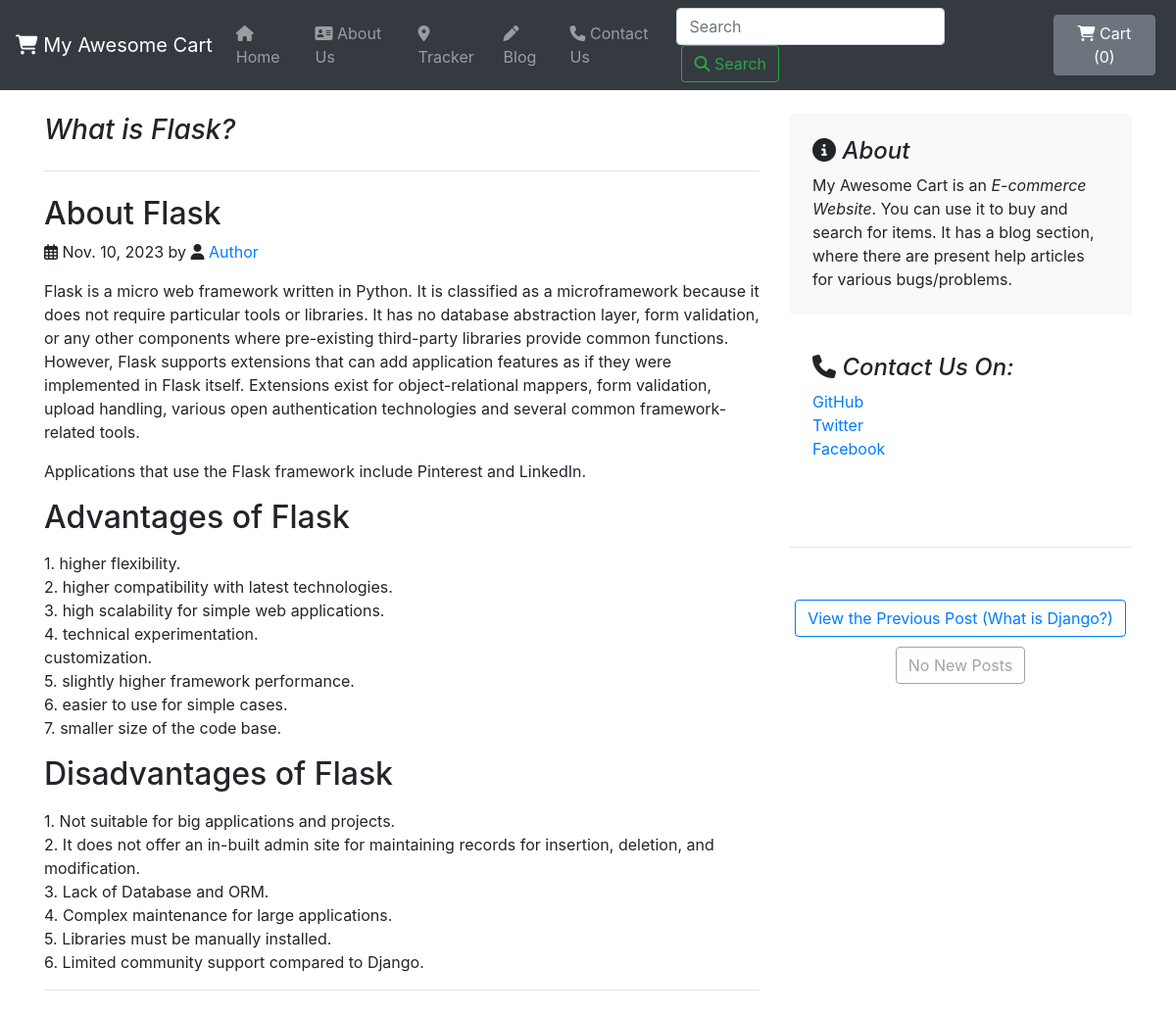
The app's page /blog/post/6 with its own data.
### blog/models.py (models this page shows, shortened)
class Blogpost(models.Model):
    post_id = models.AutoField(primary_key=True)
    title = models.CharField(max_length=100)
    head0 = models.CharField(default='', max_length=500)
    chead0 = models.TextField(default='', max_length=5000)
    head1 = models.CharField(default='', max_length=500)
    chead1 = models.TextField(default='', max_length=5000)
    head2 = models.CharField(default='', max_length=500)
    chead2 = models.TextField(default='', max_length=5000)
    pub_date = models.DateField()
    thumbnail = models.ImageField(upload_to="blog/images", default="")

### blog/views.py (the view)
# urls.py: path('post/<int:id>', views.blogpost, name="blogPost"),
def blogpost(request, id):
    post = get_object_or_404(Blogpost, post_id=id)
    next_post = Blogpost.objects.filter(post_id=id + 1).first()
    prev_post = Blogpost.objects.filter(post_id=id - 1).first()
    if not next_post:
        next_post = "No New Posts..."
    if not prev_post:
        prev_post = "No Previous Posts..."
    return render(request, "blog/blogpost.html", {'post': post, 'next_post': next_post, 'prev_post': prev_post})
    return render(request, 'blog/index.html', {'posts': allPosts[0]})

### blog/templates/blog/blogpost.html (shortened to what this page needs)
{% extends "blog/basic.html" %}
{% block body %}
<body>
    <div class="container">
        <div class="row mt-4">
            <div class="col-md-8 blog-main">
                <h3 class="pb-4 mb-4 font-italic border-bottom">
                    {{ post.title }}
                </h3>
                <div class="blog-post">
                    <h2 class="blog-post-title">{{ post.head0 }}</h2>
                    <p class="blog-post-meta"><i class="fa-regular fa-calendar-days"></i> {{ post.pub_date }} by <i
                            class="fa-solid fa-user"></i> <a href="#">Author</a></p>
                    <p> {{ post.chead0|linebreaks }} </p>
                    <h2>{{ post.head1 }}</h2>
                    <p>{{ post.chead1|linebreaks }} </p>
                    <h2>{{ post.head2 }}</h2>
                    <p> {{ post.chead2|linebreaks }} </p>
                </div>
            <hr class="mt-b mb-5">
            <link rel="stylesheet" href="https://latest.cactus.chat/style.css" type="text/css">
            </div>
            <aside class="col-md-4 blog-sidebar">
                <div class="p-4 mb-3 bg-light rounded">
                    <h4 class="font-italic"><i class="fa-solid fa-circle-info"></i> About</h4>
                    <p class="mb-0">My Awesome Cart is an <em>E-commerce Website</em>.
                        You can use it to buy and search for items.
                        It has a blog section, where there are present help articles for various bugs/problems.
                    </p>
                </div>
                <div class="p-4">
                    <h4 class="font-italic"><i class="fa-solid fa-phone"></i> Contact Us On:</h4>
                    <ol class="list-unstyled">
                        <li><a href="#">GitHub</a></li>
                        <li><a href="#">Twitter</a></li>
                        <li><a href="#">Facebook</a></li>
                    </ol>
                </div>
                <hr class="mt-5 mb-5">
                <nav class="blog-pagination text-center">
                    {% if prev_post != "No Previous Posts..." %}
                    <a class="btn btn-outline-primary" href="/blog/post/{{ prev_post.post_id|slice:':10' }}">View the
                        Previous Post
                        ({{ prev_post.title }})</a>
                    {% else %}
                    <button class="btn btn-outline-primary disabled" disabled>No Previous Posts</button>
                    {% endif %}
                    {% if next_post != "No New Posts..." %}
                    <a class="btn btn-outline-secondary" href="/blog/post/{{ next_post.post_id|slice:':10' }}"
                        tabindex="-1">View the Next Post
                        ({{ next_post.title }})</a>
                    {% else %}
                    <button class="btn btn-outline-secondary disabled" disabled>No New Posts</button>
                    {% endif %}
                </nav>
            </aside>
        </div>
    </div>
</body>
{% endblock body %}

### blog/templates/blog/basic.html (style rules this page uses)
.btn, .btn-secondary { margin: 5px; }

### records on screen
Blogpost: title "What is Flask?", head0 "About Flask", pub_date "Nov. 10, 2023", chead0 "Flask is a micro web framework written in Python. It is classified as a microframework because it does not require particular tools or libraries. It has no database abstraction layer, form validation, or any other components where pre-existing third-party libraries provide common functions. However, Flask supports extensions that can add application features as if they were implemented in Flask itself. Extensions exist for object-relational mappers, form validation, upload handling, various open authentication technologies and several common framework-related tools. Applications that use the Flask framework include Pinterest and LinkedIn.", head1 "Advantages of Flask", chead1 "1. higher flexibility. 2. higher compatibility with latest technologies. 3. high scalability for simple web applications. 4. technical experimentation. customization. 5. slightly higher framework performance. 6. easier to use for simple cases. 7. smaller size of the code base.", head2 "Disadvantages of Flask", chead2 "1. Not suitable for big applications and projects. 2. It does not offer an in-built admin site for maintaining records for insertion, deletion, and modification. 3. Lack of Database and ORM. 4. Complex maintenance for large applications. 5. Libraries must be manually installed. 6. Limited community support compared to Django."
Blogpost: title "What is Django?"
